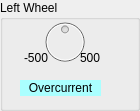
     <widget class="QGroupBox" name="groupBox_3">
      <property name="geometry">
       <rect>
        <x>3</x>
        <y>130</y>
        <width>140</width>
        <height>111</height>
       </rect>
      </property>
      <property name="title">
       <string>Left Wheel</string>
      </property>
      <widget class="QDial" name="dial_2">
       <property name="enabled">
        <bool>false</bool>
       </property>
       <property name="geometry">
        <rect>
         <x>40</x>
         <y>10</y>
         <width>50</width>
         <height>64</height>
        </rect>
       </property>
       <property name="minimum">
        <number>-500</number>
       </property>
       <property name="maximum">
        <number>500</number>
       </property>
       <property name="value">
        <number>0</number>
       </property>
      </widget>
      <widget class="QLabel" name="label_6">
       <property name="geometry">
        <rect>
         <x>80</x>
         <y>50</y>
         <width>58</width>
         <height>15</height>
        </rect>
       </property>
       <property name="text">
        <string>500</string>
       </property>
      </widget>
      <widget class="QLabel" name="label_8">
       <property name="geometry">
        <rect>
         <x>-10</x>
         <y>50</y>
         <width>58</width>
         <height>15</height>
        </rect>
       </property>
       <property name="layoutDirection">
        <enum>Qt::LeftToRight</enum>
       </property>
       <property name="text">
        <string>-500</string>
       </property>
       <property name="alignment">
        <set>Qt::AlignRight|Qt::AlignTrailing|Qt::AlignVCenter</set>
       </property>
      </widget>
      <widget class="QLabel" name="label_9">
       <property name="geometry">
        <rect>
         <x>20</x>
         <y>80</y>
         <width>81</width>
         <height>16</height>
        </rect>
       </property>
       <property name="palette">
        <palette>
         <active>
          <colorrole role="WindowText">
           <brush brushstyle="SolidPattern">
            <color alpha="255">
             <red>0</red>
             <green>0</green>
             <blue>0</blue>
            </color>
           </brush>
          </colorrole>
          <colorrole role="Button">
           <brush brushstyle="SolidPattern">
            <color alpha="255">
             <red>170</red>
             <green>255</green>
             <blue>255</blue>
            </color>
           </brush>
          </colorrole>
          <colorrole role="Light">
           <brush brushstyle="SolidPattern">
            <color alpha="255">
             <red>255</red>
             <green>255</green>
             <blue>255</blue>
            </color>
           </brush>
          </colorrole>
          <colorrole role="Midlight">
           <brush brushstyle="SolidPattern">
            <color alpha="255">
             <red>212</red>
             <green>255</green>
             <blue>255</blue>
            </color>
           </brush>
          </colorrole>
          <colorrole role="Dark">
           <brush brushstyle="SolidPattern">
            <color alpha="255">
             <red>85</red>
             <green>127</green>
             <blue>127</blue>
            </color>
           </brush>
          </colorrole>
          <colorrole role="Mid">
           <brush brushstyle="SolidPattern">
            <color alpha="255">
             <red>113</red>
             <green>170</green>
             <blue>170</blue>
            </color>
           </brush>
          </colorrole>
          <colorrole role="Text">
           <brush brushstyle="SolidPattern">
            <color alpha="255">
             <red>0</red>
             <green>0</green>
             <blue>0</blue>
            </color>
           </brush>
          </colorrole>
          <colorrole role="BrightText">
           <brush brushstyle="SolidPattern">
            <color alpha="255">
             <red>255</red>
             <green>255</green>
             <blue>255</blue>
            </color>
           </brush>
          </colorrole>
          <colorrole role="ButtonText">
           <brush brushstyle="SolidPattern">
            <color alpha="255">
             <red>0</red>
             <green>0</green>
             <blue>0</blue>
            </color>
           </brush>
          </colorrole>
          <colorrole role="Base">
           <brush brushstyle="SolidPattern">
            <color alpha="255">
             <red>255</red>
             <green>255</green>
             <blue>255</blue>
            </color>
           </brush>
          </colorrole>
          <colorrole role="Window">
           <brush brushstyle="SolidPattern">
            <color alpha="255">
             <red>170</red>
             <green>255</green>
             <blue>255</blue>
            </color>
           </brush>
          </colorrole>
          <colorrole role="Shadow">
           <brush brushstyle="SolidPattern">
            <color alpha="255">
             <red>0</red>
             <green>0</green>
             <blue>0</blue>
            </color>
           </brush>
          </colorrole>
          <colorrole role="AlternateBase">
           <brush brushstyle="SolidPattern">
            <color alpha="255">
             <red>212</red>
             <green>255</green>
             <blue>255</blue>
            </color>
           </brush>
          </colorrole>
          <colorrole role="ToolTipBase">
           <brush brushstyle="SolidPattern">
            <color alpha="255">
             <red>255</red>
             <green>255</green>
             <blue>220</blue>
            </color>
           </brush>
          </colorrole>
          <colorrole role="ToolTipText">
           <brush brushstyle="SolidPattern">
            <color alpha="255">
             <red>0</red>
             <green>0</green>
             <blue>0</blue>
            </color>
           </brush>
          </colorrole>
         </active>
         <inactive>
          <colorrole role="WindowText">
           <brush brushstyle="SolidPattern">
            <color alpha="255">
             <red>0</red>
             <green>0</green>
             <blue>0</blue>
            </color>
           </brush>
          </colorrole>
          <colorrole role="Button">
           <brush brushstyle="SolidPattern">
            <color alpha="255">
             <red>170</red>
             <green>255</green>
             <blue>255</blue>
            </color>
           </brush>
          </colorrole>
          <colorrole role="Light">
           <brush brushstyle="SolidPattern">
            <color alpha="255">
             <red>255</red>
             <green>255</green>
             <blue>255</blue>
            </color>
           </brush>
          </colorrole>
          <colorrole role="Midlight">
           <brush brushstyle="SolidPattern">
            <color alpha="255">
             <red>212</red>
             <green>255</green>
             <blue>255</blue>
            </color>
           </brush>
          </colorrole>
          <colorrole role="Dark">
           <brush brushstyle="SolidPattern">
            <color alpha="255">
             <red>85</red>
             <green>127</green>
             <blue>127</blue>
            </color>
           </brush>
          </colorrole>
          <colorrole role="Mid">
           <brush brushstyle="SolidPattern">
            <color alpha="255">
             <red>113</red>
             <green>170</green>
             <blue>170</blue>
            </color>
           </brush>
          </colorrole>
          <colorrole role="Text">
           <brush brushstyle="SolidPattern">
            <color alpha="255">
             <red>0</red>
             <green>0</green>
             <blue>0</blue>
            </color>
           </brush>
          </colorrole>
          <colorrole role="BrightText">
           <brush brushstyle="SolidPattern">
            <color alpha="255">
             <red>255</red>
             <green>255</green>
             <blue>255</blue>
            </color>
           </brush>
          </colorrole>
          <colorrole role="ButtonText">
           <brush brushstyle="SolidPattern">
            <color alpha="255">
             <red>0</red>
             <green>0</green>
             <blue>0</blue>
            </color>
           </brush>
          </colorrole>
          <colorrole role="Base">
           <brush brushstyle="SolidPattern">
            <color alpha="255">
             <red>255</red>
             <green>255</green>
             <blue>255</blue>
            </color>
           </brush>
          </colorrole>
          <colorrole role="Window">
           <brush brushstyle="SolidPattern">
            <color alpha="255">
             <red>170</red>
             <green>255</green>
             <blue>255</blue>
            </color>
           </brush>
          </colorrole>
          <colorrole role="Shadow">
           <brush brushstyle="SolidPattern">
            <color alpha="255">
             <red>0</red>
             <green>0</green>
             <blue>0</blue>
            </color>
           </brush>
          </colorrole>
          <colorrole role="AlternateBase">
           <brush brushstyle="SolidPattern">
            <color alpha="255">
             <red>212</red>
             <green>255</green>
             <blue>255</blue>
            </color>
           </brush>
          </colorrole>
          <colorrole role="ToolTipBase">
           <brush brushstyle="SolidPattern">
            <color alpha="255">
             <red>255</red>
             <green>255</green>
             <blue>220</blue>
            </color>
           </brush>
          </colorrole>
          <colorrole role="ToolTipText">
           <brush brushstyle="SolidPattern">
            <color alpha="255">
             <red>0</red>
             <green>0</green>
             <blue>0</blue>
            </color>
           </brush>
          </colorrole>
         </inactive>
         <disabled>
          <colorrole role="WindowText">
           <brush brushstyle="SolidPattern">
            <color alpha="255">
             <red>85</red>
             <green>127</green>
             <blue>127</blue>
            </color>
           </brush>
          </colorrole>
          <colorrole role="Button">
           <brush brushstyle="SolidPattern">
            <color alpha="255">
             <red>170</red>
             <green>255</green>
             <blue>255</blue>
            </color>
           </brush>
          </colorrole>
          <colorrole role="Light">
           <brush brushstyle="SolidPattern">
            <color alpha="255">
             <red>255</red>
             <green>255</green>
             <blue>255</blue>
            </color>
           </brush>
          </colorrole>
          <colorrole role="Midlight">
           <brush brushstyle="SolidPattern">
            <color alpha="255">
             <red>212</red>
             <green>255</green>
             <blue>255</blue>
            </color>
           </brush>
          </colorrole>
          <colorrole role="Dark">
           <brush brushstyle="SolidPattern">
            <color alpha="255">
             <red>85</red>
             <green>127</green>
             <blue>127</blue>
            </color>
           </brush>
          </colorrole>
          <colorrole role="Mid">
           <brush brushstyle="SolidPattern">
            <color alpha="255">
             <red>113</red>
             <green>170</green>
             <blue>170</blue>
            </color>
           </brush>
          </colorrole>
          <colorrole role="Text">
           <brush brushstyle="SolidPattern">
            <color alpha="255">
             <red>85</red>
             <green>127</green>
             <blue>127</blue>
            </color>
           </brush>
          </colorrole>
          <colorrole role="BrightText">
           <brush brushstyle="SolidPattern">
            <color alpha="255">
             <red>255</red>
             <green>255</green>
             <blue>255</blue>
            </color>
           </brush>
          </colorrole>
          <colorrole role="ButtonText">
           <brush brushstyle="SolidPattern">
            <color alpha="255">
             <red>85</red>
             <green>127</green>
             <blue>127</blue>
            </color>
           </brush>
          </colorrole>
          <colorrole role="Base">
           <brush brushstyle="SolidPattern">
            <color alpha="255">
             <red>170</red>
             <green>255</green>
             <blue>255</blue>
            </color>
           </brush>
          </colorrole>
          <colorrole role="Window">
           <brush brushstyle="SolidPattern">
            <color alpha="255">
             <red>170</red>
             <green>255</green>
             <blue>255</blue>
            </color>
           </brush>
          </colorrole>
          <colorrole role="Shadow">
           <brush brushstyle="SolidPattern">
            <color alpha="255">
             <red>0</red>
             <green>0</green>
             <blue>0</blue>
            </color>
           </brush>
          </colorrole>
          <colorrole role="AlternateBase">
           <brush brushstyle="SolidPattern">
            <color alpha="255">
             <red>170</red>
             <green>255</green>
             <blue>255</blue>
            </color>
           </brush>
          </colorrole>
          <colorrole role="ToolTipBase">
           <brush brushstyle="SolidPattern">
            <color alpha="255">
             <red>255</red>
             <green>255</green>
             <blue>220</blue>
            </color>
           </brush>
          </colorrole>
          <colorrole role="ToolTipText">
           <brush brushstyle="SolidPattern">
            <color alpha="255">
             <red>0</red>
             <green>0</green>
             <blue>0</blue>
            </color>
           </brush>
          </colorrole>
         </disabled>
        </palette>
       </property>
       <property name="autoFillBackground">
        <bool>true</bool>
       </property>
       <property name="text">
        <string>Overcurrent</string>
       </property>
       <property name="alignment">
        <set>Qt::AlignCenter</set>
       </property>
      </widget>
     </widget>
